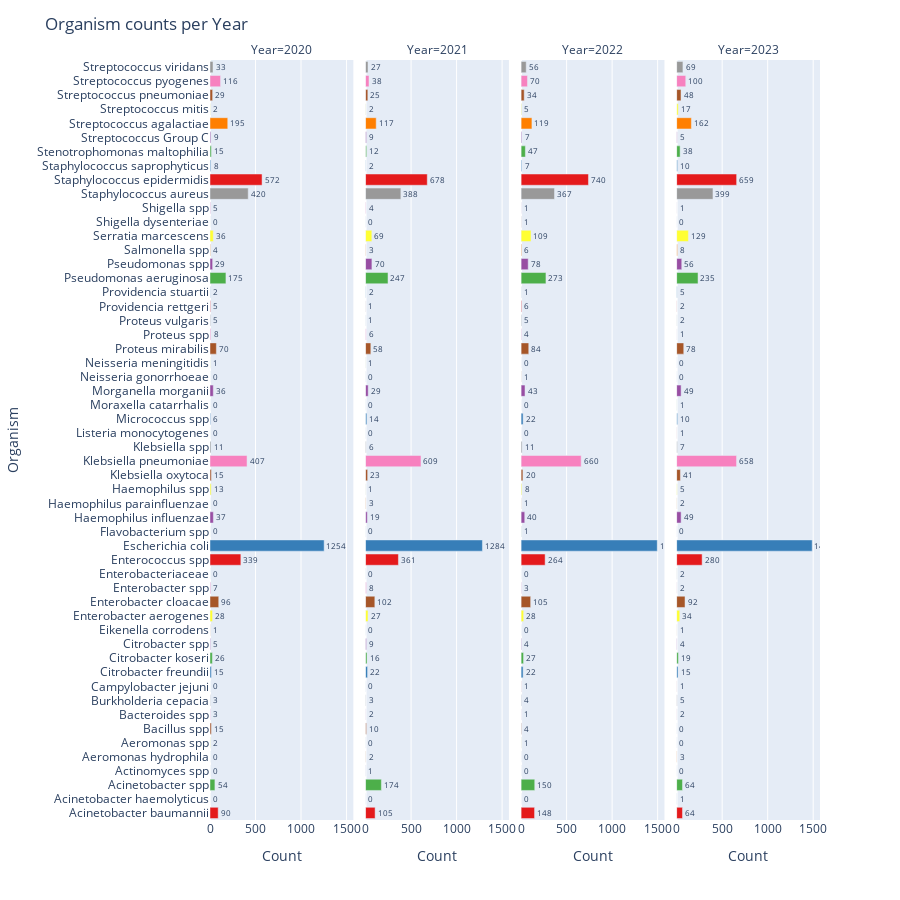

Notebook cell for this chart:
### Code cell
# Build a new DataFrame for plotting
plot_df = []

for yr in yrs:
    yr = int(yr)
    subset = df[df["Year"] == yr].value_counts("Organism")
    subset = subset.reindex(all_organisms, fill_value=0)
    subset = subset.reset_index()
    subset.columns = ["Organism", "Count"]
    subset["Year"] = yr
    plot_df.append(subset)

plot_df = pd.concat(plot_df, ignore_index=True)

# Create faceted bar plot
fig = px.bar(
    plot_df,
    x="Count",
    y="Organism",
    facet_col="Year",
    orientation="h",
    color="Organism",
    text="Count",
    color_discrete_sequence=px.colors.qualitative.Set1
)

# Customize layout
fig.update_layout(
    height=900,
    title="Organism counts per Year",
    showlegend=False
)

fig.update_traces(textposition='outside')

# Ensure consistent y-axis order across facets
fig.update_yaxes(categoryorder='array', categoryarray=all_organisms)

fig.show()
